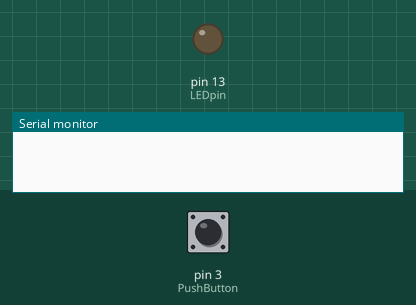
Bench run of a sketch on a simulated Arduino Uno, built with avr-gcc and run on an emulated ATmega328P. On the bench: output pins drawn as LEDs (lit = HIGH), the last lines printed to the serial monitor. The inputs (shaded band) are chosen by the test bench; at power-on: pin 3 (PushButton) HIGH.

Above: at 1.2 s.
1.3 s: pin 3 (PushButton) pulled LOW for 0.15 s
At 1.37 s:
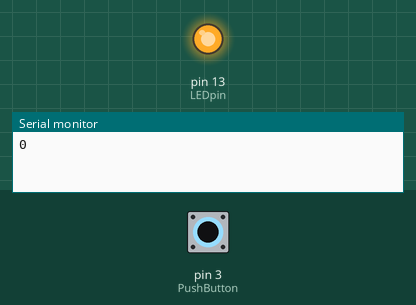
2.9 s: pin 3 (PushButton) pulled LOW for 3.2 s
At 6.8 s:
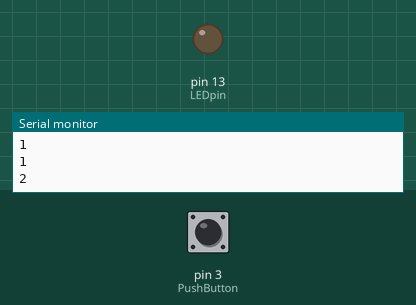
Timing chart, 0 to 8.3 s (numbered marks = the images above; inputs shaded):
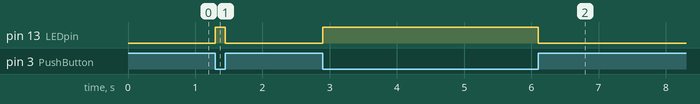

Measured:
- after the input at 1.3 s, pin 13 (LEDpin): LOW → HIGH at once, → LOW 0.15 s later
- after the input at 2.9 s, pin 13 (LEDpin): LOW → HIGH at once, → LOW 3.2 s later

The sketch:

C3ButtonInput.ino
```cpp
#define PushButton 3
#define LEDpin 13
void setup() {
  // put your setup code here, to run once:
  pinMode(PushButton, INPUT_PULLUP);
  pinMode(LEDpin, OUTPUT);
  Serial.begin(9600);
}

void loop() {
  // put your main code here, to run repeatedly:
  static int press_count = 0;
  static bool lastpress = 1;
  if (digitalRead(PushButton) != lastpress){
    lastpress = digitalRead(PushButton);
    press_count += digitalRead(PushButton);
    digitalWrite(LEDpin,!digitalRead(PushButton));
    Serial.println(press_count);
  }
}
```
